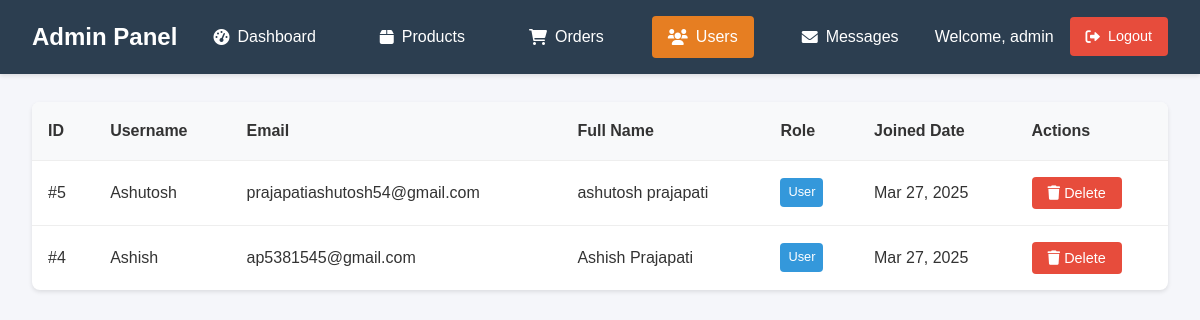
Before: /admin/users.php (signed in) with the older database file.
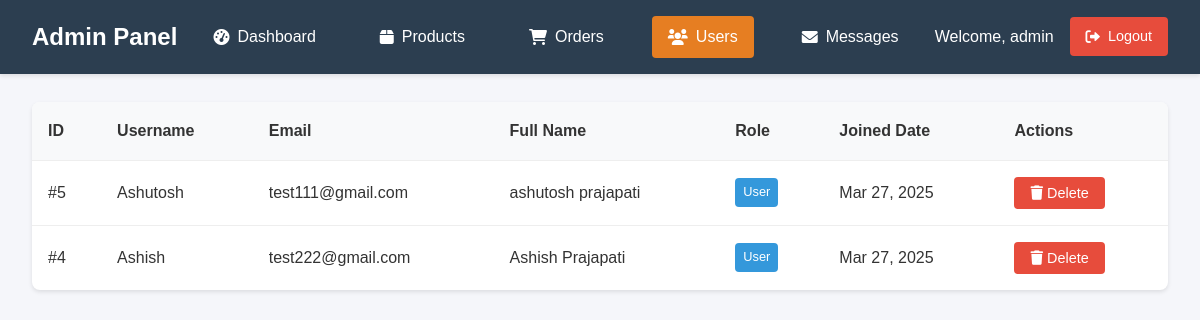
After: the same page with the newer database file.
### tables this page shows
CREATE TABLE `users` (
  `id` int(11) NOT NULL,
  `username` varchar(50) NOT NULL,
  `email` varchar(100) NOT NULL,
  `password` varchar(255) NOT NULL,
  `full_name` varchar(100) DEFAULT NULL,
  `role` enum('user','admin') DEFAULT 'user',
  `created_at` timestamp NOT NULL DEFAULT current_timestamp()
);

### admin/users.php (the view, shortened to what this page needs)
<?php
include '../config.php';
$stmt = $conn->prepare("SELECT * FROM users WHERE id != ? ORDER BY id DESC");
$stmt->bind_param("i", $_SESSION['user_id']);
$stmt->execute();
$result = $stmt->get_result();
?>
<!DOCTYPE html>
<html lang="en">
<head>
    <link rel="stylesheet" href="../style.css">
    <link rel="stylesheet" href="https://cdnjs.cloudflare.com/ajax/libs/font-awesome/6.0.0/css/all.min.css">
</head>
<body>
    <div class="admin-users">
        <?php include '_Nav.php'; ?>
        <div class="users-table">
            <table>
                <thead>
                    <tr>
                        <th>ID</th>
                        <th>Username</th>
                        <th>Email</th>
                        <th>Full Name</th>
                        <th>Role</th>
                        <th>Joined Date</th>
                        <th>Actions</th>
                    </tr>
                </thead>
                <tbody>
                    <?php if ($result->num_rows > 0): ?>
                        <?php while($user = $result->fetch_assoc()): ?>
                            <tr>
                                <td>#<?php echo $user['id']; ?></td>
                                <td><?php echo htmlspecialchars($user['username']); ?></td>
                                <td><?php echo htmlspecialchars($user['email']); ?></td>
                                <td><?php echo htmlspecialchars($user['full_name']); ?></td>
                                <td>
                                    <span class="role-badge <?php echo $user['role']; ?>">
                                        <?php echo ucfirst($user['role']); ?>
                                    </span>
                                </td>
                                <td><?php echo date('M j, Y', strtotime($user['created_at'])); ?></td>
                                <td>
                                    <form method="POST" style="display: inline;"
                                          onsubmit="return confirm('Are you sure you want to delete this user?');">
                                        <button type="submit" name="delete_user" class="delete-btn"
                                                <?php echo $user['role'] === 'admin' ? 'disabled' : ''; ?>>
                                            <i class="fas fa-trash"></i> Delete
                                        </button>
                                    </form>
                                </td>
                            </tr>
                        <?php endwhile; ?>
                    <?php else: ?>
                        <tr>
                            <td colspan="7" style="text-align: center;">No users found</td>
                        </tr>
                    <?php endif; ?>
                </tbody>
            </table>
        </div>
    </div>
</body>
</html>

Changed rows visible on the page:
changed users "Ashutosh": email "prajapatiashutosh54@gmail.com" → "test111@gmail.com"
changed users "Ashish": email "ap5381545@gmail.com" → "test222@gmail.com"
